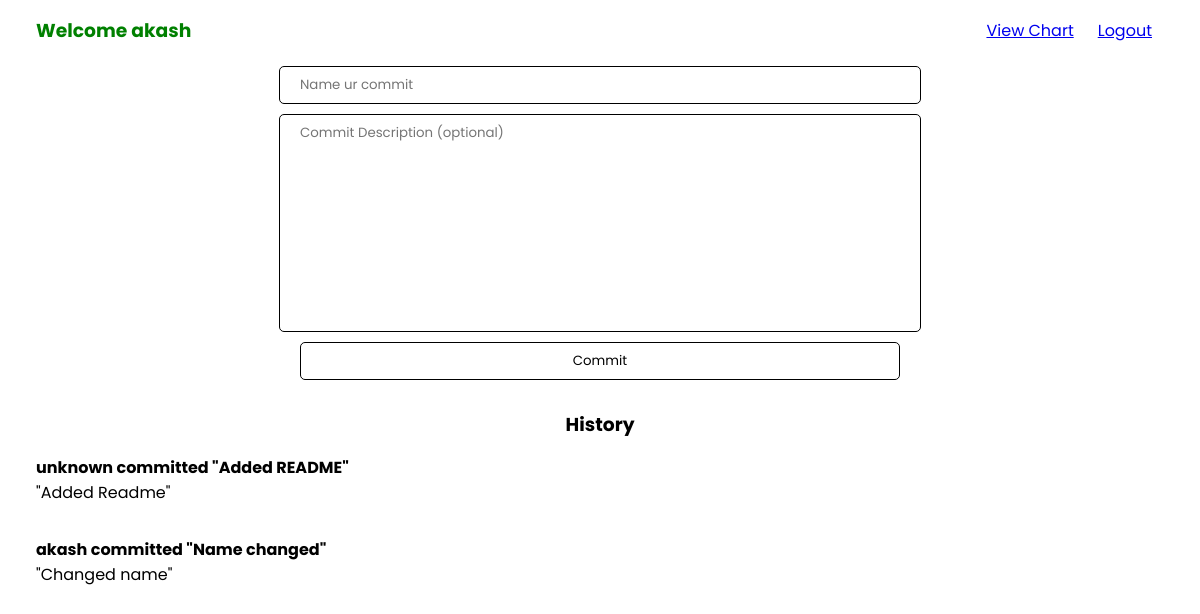
The page /home (signed in) on the database as committed earlier.
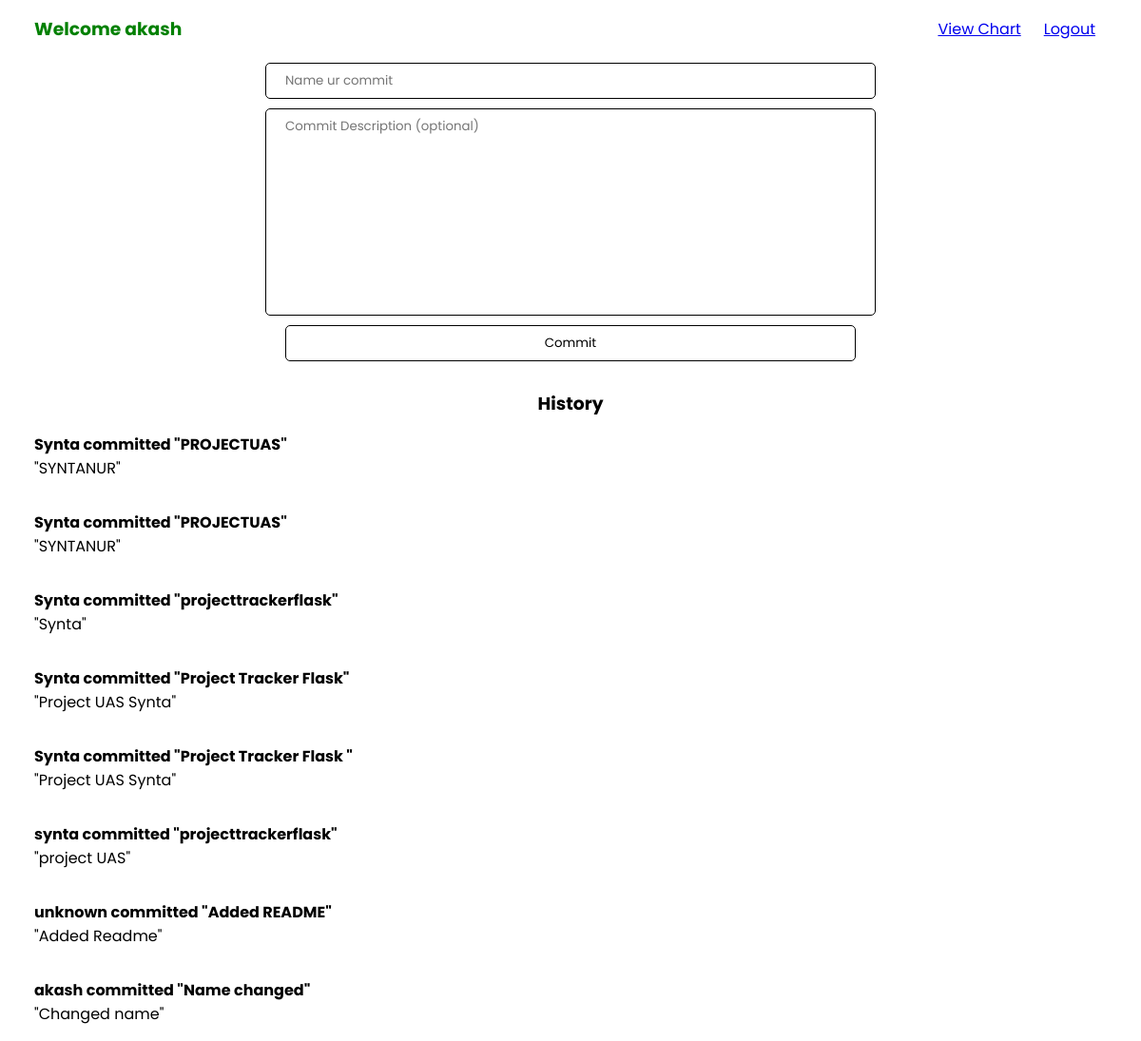
The same page on the database as committed later.
### app.py (models this page shows, shortened)
class User(db.Model):
    userid = db.Column(db.Integer, primary_key=True)
    username = db.Column(db.String(100))
    password = db.Column(db.String(100))
    commit_number = db.Column(db.Integer)

class Commit(db.Model):
    id = db.Column(db.Integer, primary_key=True)
    userid = db.Column(db.Integer)
    commit_title = db.Column(db.String(100), nullable=False)
    commit_description = db.Column(db.Text(1000), nullable=True)

### app.py (the view, shortened to what this page needs)
@app.route('/home', methods=['GET', 'POST'])
def index():
    print(session)
    if 'user_id' not in session:
        return redirect('/')
    userid = session['user_id']
    user = User.query.get(userid)
    posts = Commit.query.order_by(desc(Commit.id)).all()
    commit_history = (
        db.session.query(User.username, Commit.commit_title, Commit.commit_description)
        .join(Commit, User.userid == Commit.userid)
        .order_by(desc(Commit.id))
        .all()
    )
    return render_template('index.html', commit_history = commit_history)

### templates/index.html (shortened to what this page needs)
{% extends 'base.html' %}
{% block body %}
<div class="nav">
    {% if session['user_name'] %}
    <center>
        <h3 style="color: green;">Welcome {{session['user_name']}}</h3>
    </center>
    {% endif %}
    <div class="rightside">
        <a href="/chart">View Chart</a>
        {% if session['user_name'] %}
        <center>
            <a href="/logout">Logout</a>
        </center>
        {% else %}
        <center>
            <a href="/">Login</a> or <a href="/register">Register</a> to get started.
        </center>
        {% endif %}
    </div>
</div>
<form action="/home" method="post" id="commitForm">
    <input type="text" name="commit_title" id="commit-name" placeholder="Name ur commit" required>
    <textarea name="commit_description" id="commit-description" cols="30" rows="10"
        placeholder="Commit Description (optional)"></textarea>
    <input type="submit" value="Commit">
</form>
<br>
<div class="history">
    <center>
        <h3>History</h3>
        {% if commit_history %}
        <ul>
            {% for commit in commit_history %}
            <li>
                <h4>{{ commit.username }} committed "{{ commit.commit_title }}"</h4>
                <p> "{{
                    commit.commit_description }}"</p>
            </li>
            {% endfor %}
        </ul>
        {% else %}
        <p>No commits yet.</p>
        {% endif %}
    </center>
</div>
{% endblock %}

### templates/base.html (shortened to what this page needs)
<!DOCTYPE html>
<html lang="en">
<head>
    <link rel="stylesheet" href="{{url_for('static', filename='style.css')}}">
</head>
<body>
    <div class="container">
        {% block body %}{% endblock %}
    </div>
</body>
</html>

### static/style.css (style rules this page uses)
* { margin: 0; padding: 0; font-family: 'Poppins', sans-serif; }
.container { width: 100%; height: 100vh; }
.nav { display: flex; align-items: center; justify-content: space-between; padding: 2vh 3vw; }
#commitForm { display: flex; flex-direction: column; align-items: center; justify-content: center; }
#commitForm input, textarea { width: 50%; padding: 8px 20px; outline: none; border: 1px solid black; margin: 5px 0; border-radius: 5px; resize: none; background-color: white; cursor: pointer; }
ul li { list-style: circle; display: flex; flex-direction: column; align-items: flex-start; justify-content: center; padding: 2vh 3vw; }
.rightside { display: flex; align-items: center; justify-content: space-evenly; }
.rightside a { margin: 0 1vw; }

Rows that differ between the two databases and show on the page:
added Commit: username "Synta", commit_title "PROJECTUAS", commit_description "SYNTANUR"
added Commit: username "Synta", commit_title "PROJECTUAS", commit_description "SYNTANUR"
added Commit: username "Synta", commit_title "projecttrackerflask", commit_description "Synta"
added Commit: username "Synta", commit_title "Project Tracker Flask", commit_description "Project UAS Synta"
added Commit: username "Synta", commit_title "Project Tracker Flask", commit_description "Project UAS Synta"
added Commit: username "synta", commit_title "projecttrackerflask", commit_description "project UAS"
